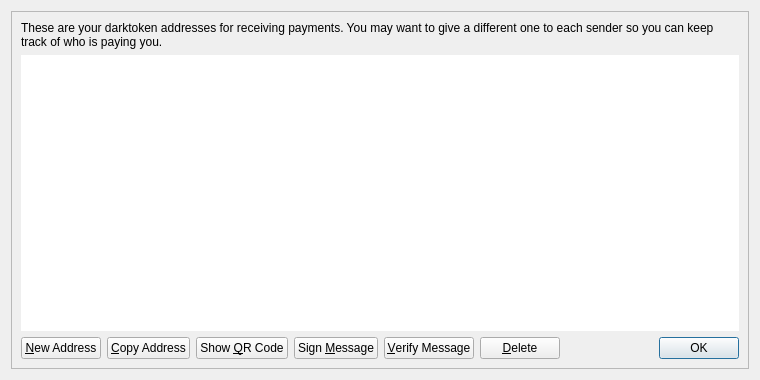
<?xml version="1.0" encoding="UTF-8"?>
<ui version="4.0">
 <class>AddressBookPage</class>
 <widget class="QWidget" name="AddressBookPage">
  <property name="geometry">
   <rect>
    <x>0</x>
    <y>0</y>
    <width>760</width>
    <height>380</height>
   </rect>
  </property>
  <property name="windowTitle">
   <string>Address Book</string>
  </property>
  <layout class="QVBoxLayout" name="verticalLayout_2">
   <item>
    <widget class="QFrame" name="frameMain">
     <property name="frameShape">
      <enum>QFrame::StyledPanel</enum>
     </property>
     <property name="frameShadow">
      <enum>QFrame::Raised</enum>
     </property>
     <layout class="QVBoxLayout" name="verticalLayout">
      <item>
       <widget class="QLabel" name="labelExplanation">
        <property name="text">
         <string>These are your darktoken addresses for receiving payments. You may want to give a different one to each sender so you can keep track of who is paying you.</string>
        </property>
        <property name="textFormat">
         <enum>Qt::PlainText</enum>
        </property>
        <property name="wordWrap">
         <bool>true</bool>
        </property>
       </widget>
      </item>
      <item>
       <widget class="QTableView" name="tableView">
        <property name="contextMenuPolicy">
         <enum>Qt::CustomContextMenu</enum>
        </property>
        <property name="toolTip">
         <string>Double-click to edit address or label</string>
        </property>
        <property name="frameShape">
         <enum>QFrame::NoFrame</enum>
        </property>
        <property name="tabKeyNavigation">
         <bool>false</bool>
        </property>
        <property name="alternatingRowColors">
         <bool>true</bool>
        </property>
        <property name="selectionMode">
         <enum>QAbstractItemView::SingleSelection</enum>
        </property>
        <property name="selectionBehavior">
         <enum>QAbstractItemView::SelectRows</enum>
        </property>
        <property name="sortingEnabled">
         <bool>true</bool>
        </property>
        <attribute name="verticalHeaderVisible">
         <bool>false</bool>
        </attribute>
       </widget>
      </item>
      <item>
       <layout class="QHBoxLayout" name="horizontalLayout">
        <item>
         <widget class="QPushButton" name="newAddressButton">
          <property name="toolTip">
           <string>Create a new address</string>
          </property>
          <property name="text">
           <string>&amp;New Address</string>
          </property>
          <property name="icon">
           <iconset resource="../darktoken.qrc">
            <normaloff>:/icons/add</normaloff>:/icons/add</iconset>
          </property>
         </widget>
        </item>
        <item>
         <widget class="QPushButton" name="copyToClipboard">
          <property name="toolTip">
           <string>Copy the currently selected address to the system clipboard</string>
          </property>
          <property name="text">
           <string>&amp;Copy Address</string>
          </property>
          <property name="icon">
           <iconset resource="../darktoken.qrc">
            <normaloff>:/icons/editcopy</normaloff>:/icons/editcopy</iconset>
          </property>
         </widget>
        </item>
        <item>
         <widget class="QPushButton" name="showQRCode">
          <property name="text">
           <string>Show &amp;QR Code</string>
          </property>
          <property name="icon">
           <iconset resource="../darktoken.qrc">
            <normaloff>:/icons/qrcode</normaloff>:/icons/qrcode</iconset>
          </property>
         </widget>
        </item>
        <item>
         <widget class="QPushButton" name="signMessage">
          <property name="toolTip">
           <string>Sign a message to prove you own a darktoken address</string>
          </property>
          <property name="text">
           <string>Sign &amp;Message</string>
          </property>
          <property name="icon">
           <iconset resource="../darktoken.qrc">
            <normaloff>:/icons/edit</normaloff>:/icons/edit</iconset>
          </property>
         </widget>
        </item>
        <item>
         <widget class="QPushButton" name="verifyMessage">
          <property name="toolTip">
           <string>Verify a message to ensure it was signed with a specified darktoken address</string>
          </property>
          <property name="text">
           <string>&amp;Verify Message</string>
          </property>
          <property name="icon">
           <iconset resource="../darktoken.qrc">
            <normaloff>:/icons/transaction_0</normaloff>:/icons/transaction_0</iconset>
          </property>
         </widget>
        </item>
        <item>
         <widget class="QPushButton" name="deleteButton">
          <property name="toolTip">
           <string>Delete the currently selected address from the list</string>
          </property>
          <property name="text">
           <string>&amp;Delete</string>
          </property>
          <property name="icon">
           <iconset resource="../darktoken.qrc">
            <normaloff>:/icons/remove</normaloff>:/icons/remove</iconset>
          </property>
         </widget>
        </item>
        <item>
         <spacer name="horizontalSpacer">
          <property name="orientation">
           <enum>Qt::Horizontal</enum>
          </property>
          <property name="sizeHint" stdset="0">
           <size>
            <width>40</width>
            <height>20</height>
           </size>
          </property>
         </spacer>
        </item>
        <item>
         <widget class="QDialogButtonBox" name="buttonBox">
          <property name="sizePolicy">
           <sizepolicy hsizetype="Maximum" vsizetype="Fixed">
            <horstretch>0</horstretch>
            <verstretch>0</verstretch>
           </sizepolicy>
          </property>
          <property name="standardButtons">
           <set>QDialogButtonBox::Ok</set>
          </property>
         </widget>
        </item>
       </layout>
      </item>
     </layout>
    </widget>
   </item>
  </layout>
 </widget>
 <resources>
  <include location="../darktoken.qrc"/>
 </resources>
 <connections/>
</ui>
